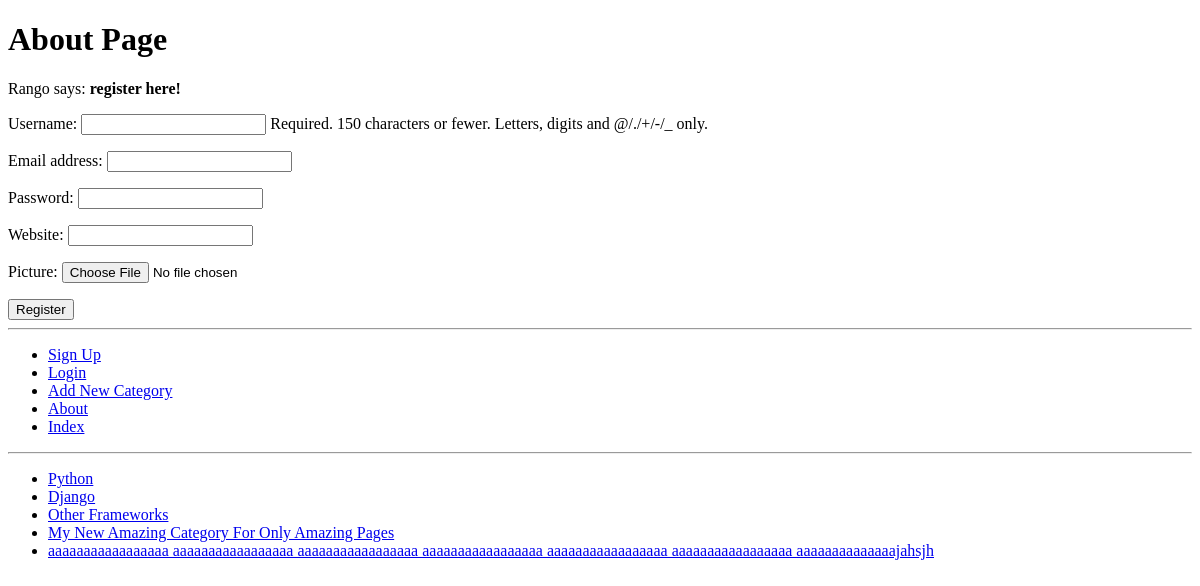
The app's page /rango/register/, older data.
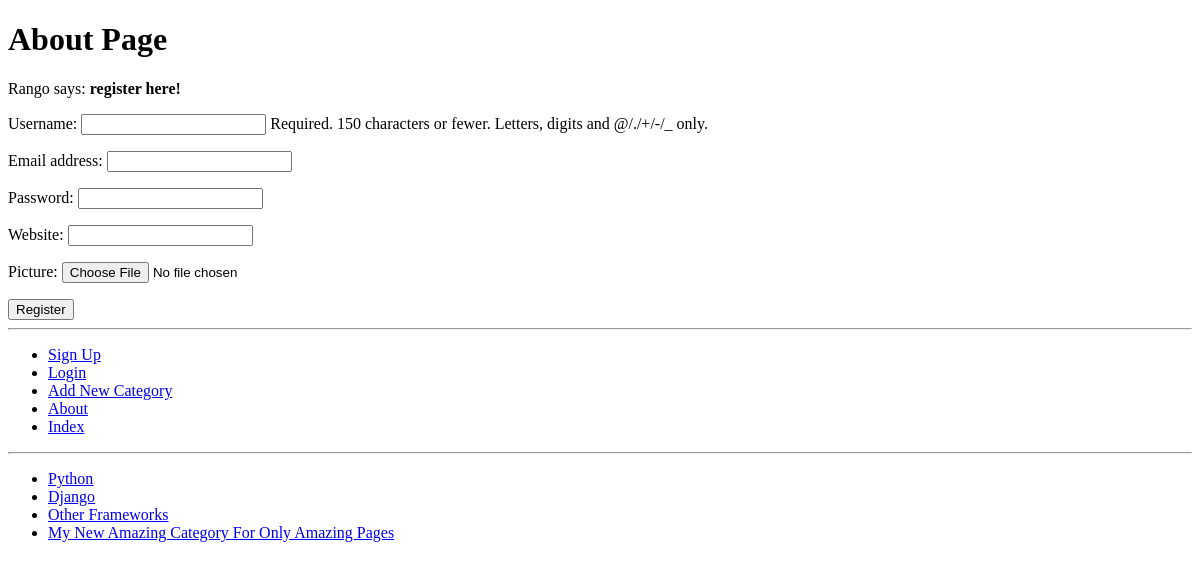
The same page, newer data.
### rango/models.py (models this page shows, shortened)
class Category(models.Model):
    max_length = 128
    name = models.CharField(max_length=max_length, unique=True)
    views = models.IntegerField(default=0)
    likes = models.IntegerField(default=0)
    slug = models.SlugField(unique=True)
    class Meta:
        verbose_name_plural = 'Categories'

### rango/views.py (the view)
def register(request):
    registered = False
    if request.method == 'POST':
        user_form = UserForm(data=request.POST)
        profile_form = UserProfileForm(data=request.POST)
        if user_form.is_valid() and profile_form.is_valid():
            user = user_form.save()
            user.set_password(user.password)
            user.save()
            profile = profile_form.save(commit=False)
            profile.user = user
            if 'picture' in request.FILES:
                profile.picture = request.FILES['picture']
            profile.save()
            registered = True
        else:
            print(user_form.errors, profile_form.errors)
    else:
        user_form = UserForm()
        profile_form = UserProfileForm()
    return render(request, 'rango/register.html', {'user_form': user_form, 'profile_form': profile_form, 'registered': registered})

### rango/forms.py
class UserForm(forms.ModelForm):
    password = forms.CharField(widget=forms.PasswordInput())
    class Meta:
        model = User
        fields = {'username', 'email', 'password'}

class UserProfileForm(forms.ModelForm):
    class Meta:
        model = UserProfile
        fields = {'website', 'picture'}

### rango/templatetags/rango_template_tags.py (called while the page is built)
@register.inclusion_tag('rango/cats.html')
def get_category_list(cat=None):
    return {'cats': Category.objects.all(), 'act_cat': cat}

### rango/templates/rango/register.html (shortened to what this page needs)
{% extends 'rango/base.html' %}
{% load static %}
{% block body_block %}
    <h1>About Page</h1>
    {% if registered %}
        Rango says: <b>thank you for registering!</b>
        <a href="{% url 'rango:index' %}">Return to the homepage.</a><br />
    {% else %}
        Rango says: <b>register here!</b><br />
        <form id="user_form" method="post" action="{% url 'rango:register' %}" enctype="multipart/form-data">
            {{ user_form.as_p }}
            {{ profile_form.as_p }}
            <input type="submit" name="submit" value="Register" />
        </form>
    {% endif %}
{% endblock %}

### rango/templates/rango/cats.html
<ul>
{% if cats %}
    {% for c in cats %}
        {% if c == act_cat %}
            <b><li><a href="{% url 'rango:show_category' c.slug %}">{{ c.name }}</a></li></b>
        {% else %}
            <li><a href="{% url 'rango:show_category' c.slug %}">{{ c.name }}</a></li>
        {% endif %}
    {% endfor %}
{% else %}
        <li><b>There are no categories present.</b></li>
{% endif %}
</ul>

Row changes from the older to the newer data that the page shows:
removed Category: name "aaaaaaaaaaaaaaaaa aaaaaaaaaaaaaaaaa aaaaaaaaaaaaaaaaa aaaaaaaaaaaaaaaaa aaaaaaaaaaaaaaaaa aaaaaaaaaaaaaaaaa aaaaaaaaaaaaaajahsjh"
